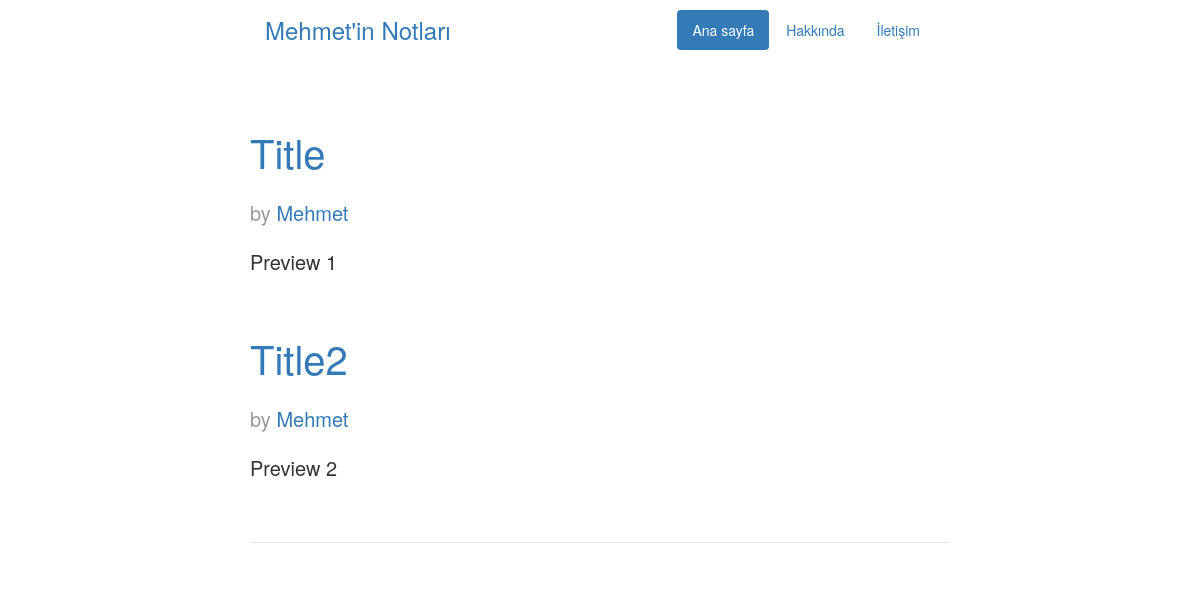
/blog/home, run on the app's committed database.
### blog/models.py (models this page shows, shortened)
class Post(models.Model):
    title = models.CharField(max_length=200)
    pub_date = models.DateField('pub_date')
    author = models.CharField(max_length=30)
    preview = models.CharField(max_length=300)
    content = models.CharField(max_length=10000)
    url = models.CharField(max_length=100)

### blog/views.py (the view)
def home(request):
    latest_post_list = Post.objects.order_by('-pub_date')[:10]
    template = loader.get_template('blog/index.htm')
    context = {
        'latest_post_list': latest_post_list,
    }
    return HttpResponse(template.render(context, request))

### blog/templates/blog/index.htm (shortened to what this page needs)
<!DOCTYPE html>
<html lang="en"><head><meta http-equiv="Content-Type" content="text/html; charset=UTF-8">
    {% load static %}
    <link href="{% static 'blog/bootstrap.min.css' %}" rel="stylesheet">
    <link href="{% static 'blog/ie10-viewport-bug-workaround.css' %}" rel="stylesheet">
    <link href="{% static 'blog/jumbotron-narrow.css' %}" rel="stylesheet">
</head>
  <body>
    <div class="container">
      <div class="header">
        <nav class="">
          <div class="container-fluid" >
            <h3 class="pull-left text-muted"><a href="home">Mehmet'in Notları</a></h3>
            <ul class="nav nav-pills pull-right">
              <li role="presentation" class="active"><a href="home">Ana sayfa</a></li>
              <li role="presentation"><a href="about">Hakkında</a></li>
              <li role="presentation"><a href="reachme">İletişim</a></li>
            </ul>
        </div>
        </nav>
      </div>
      <div class="posts">
          {% for post in latest_post_list %}
          <div class="blog-post">
          <a href=".{{ post.url }}"><h1 class="blog-post-title">{{ post.title }}</h1></a>
          <p class="blog-post-meta">{{ post.date }} by <a href="#">{{ post.author }}</a></p>
          <div class="blog-content">
              {% autoescape off %} {{ post.preview }} {% endautoescape %}
          </div>
          </div>
          {% endfor %}
      <footer class="footer">
      </footer>
      </div>
    </div>
    </body>
</html>

### blog/static/blog/jumbotron-narrow.css (style rules this page uses)
body { padding-bottom: 20px; }
p { padding-top: 20px; }
.header, .marketing, .footer { padding-right: 15px; padding-left: 15px; }
.header { padding-top: 10px; padding-bottom: 50px; }
.blog-post { margin-bottom: 60px; font-size: 20px; }
.blog-post-title { margin-bottom: 5px; font-size: 40px; }
.blog-post-meta { margin-bottom: 20px; color: #999; }
.header h3 { margin-top: 0; margin-bottom: 0; line-height: 40px; }
.footer { padding-top: 19px; color: #777; border-top: 1px solid #e5e5e5; }
@media (min-width: 768px) { .container { max-width: 730px; } }
@media screen and (min-width: 768px) { .header, .marketing, .footer { padding-right: 0; padding-left: 0; } }
@media screen and (min-width: 768px) { .header { margin-bottom: 30px; } }

### data on the page
Post: title "Title", author "Mehmet", preview "Preview 1"
Post: title "Title2", author "Mehmet", preview "Preview 2"
